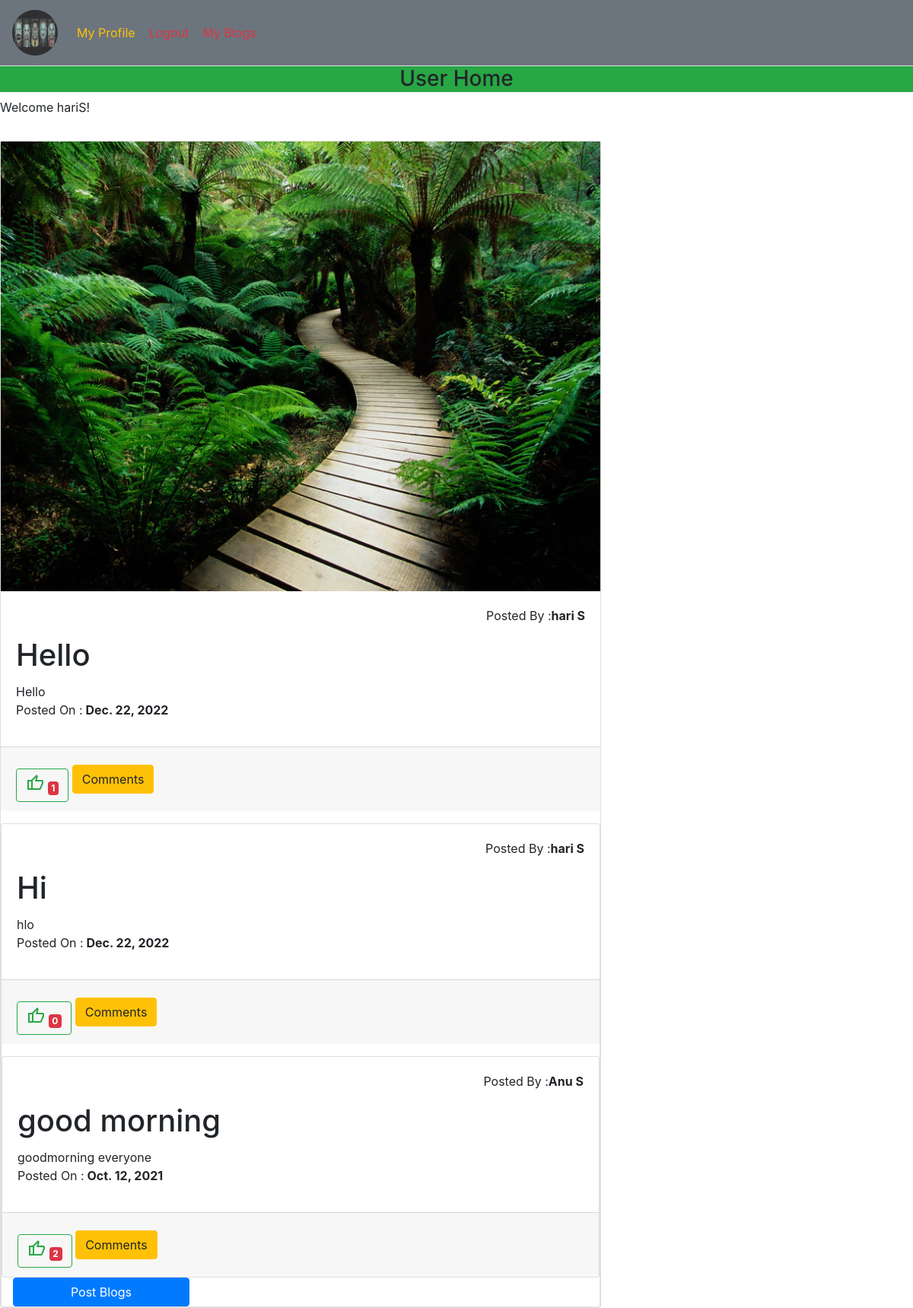
Screenshot of /user/hme/ (signed in) with the database file from the repository.
### accounts/models.py (models this page shows)
class UserProfile(models.Model):
    popic=models.ImageField(upload_to='profile_pictures')
    options=(
        ('male','male'),
        ('female','female'),
        ('others','others'),
    )
    gender=models.CharField(max_length=12,choices=options,default='male')
    phone=models.IntegerField()
    user=models.OneToOneField(User,on_delete=models.CASCADE,related_name='users')

### user/models.py (models this page shows)
class BlogModel(models.Model):
    title=models.CharField(max_length=100)
    content=models.TextField()
    image=models.ImageField(upload_to="blog_images",null=True,blank=True)
    date=models.DateField(null=True,auto_now_add=True)
    author=models.ForeignKey(User,on_delete=models.CASCADE,related_name='author')
    liked_by=models.ManyToManyField(User)
    @property
    def liked_cnt(self):
        liked_cn=self.liked_by.all().count()
        return liked_cn

### user/views.py (the view, shortened to what this page needs)
# urls.py: 2. Add a URL to urlpatterns:  path('', Home.as_view(), name='home')
@method_decorator(signin_required,name="dispatch")
class Home(CreateView):
    template_name="home2.html"
    model=BlogModel
    form_class=BlogForm
    success_url=reverse_lazy('hme')
    def get_context_data(self, **kwargs):
        context = super().get_context_data(**kwargs)
        blog=self.model.objects.all().order_by('-date')
        context['blog']=blog
        cmnt=CommentForm()
        context['comment']=cmnt
        context['comments']=CommentModel.objects.all()
        return context

### user/views.py (called while the page is built)
def signin_required(fn):
    def wrapper(req,*args,**kwargs):
        if req.user.is_authenticated:
            return fn(req,*args,*kwargs)
        else:
            return redirect('log')
    return wrapper

### user/templates/home2.html (shortened to what this page needs)
<!doctype html>
<html lang="en">
  <head>
    <link rel="stylesheet" href="https://stackpath.bootstrapcdn.com/bootstrap/4.3.1/css/bootstrap.min.css">
  </head>
  <body>
    <nav class="navbar navbar-expand-sm bg-secondary nav-tabs ">
      <a class="navbar-brand" href="{%url 'hme'%}">
        <img src="{{request.user.users.popic.url}}" style="width: 60px ;height:60px" class="rounded-circle"></a>
      <ul class="navbar-nav">
      <li class="nav-item"><a href="{% url 'profile' %}" class="nav-link btn btn-outline-warning">My Profile</a></li>
      <li class="nav-item"><a href="{% url 'logout' %}" class="nav-link btn btn-outline-danger">Logout</a></li
      <li class="nav-item"><a href="{% url 'myblog' %}" class="nav-link btn btn-outline-danger">My Blogs</a></li>
    </ul>
  </nav>
  {% block user%}
      <h3 class="bg-success  display-6 text-center">User Home</h3>
      <p> Welcome {{request.user.first_name}}{{request.user.last_name}}!</p>
      <div class="row">
        <div class="col-8">
        {%for i in blog%}
        <div class="card mt-3">
          {% if i.image %}
          <img src="{{i.image.url}}" alt="blog-image">
          {%endif%}
          <div class="card-body">
            <p class="text-right">Posted By :<b>{{i.author.first_name}} {{i.author.last_name}}</b></p>
            <h1 class="card-title"> {{i.title}}</h1>
            <div class="card-content">
              {{i.content}}
            </div>
            <p>Posted On :<b> {{i.date}}</b></p>
        </div>
        <div class="card-footer">
          <a href="{% url 'like' i.id %}" class="btn btn-outline-success mt-3"><span class="material-symbols-outlined">
            thumb_up</span>
          <span class="badge badge-danger">
            {{i.liked_cnt}}</span></a>
  <button data-toggle="collapse" class="btn btn-warning " data-target="#demo{{i.id}}"> Comments</button>
  </div>
        {%endfor%}
      </div>
        <div class="col-4">
           <button data-toggle="collapse" class="btn btn-primary btn-block" data-target="#demo">Post Blogs</button>
      </div>
        </div>
   {%endblock user %}
  </body>
</html>

### rows the page displays
BlogModel: image (picture), author.first_name "hari", author.last_name "S", title "Hello", content "Hello", date "Dec. 22, 2022", liked_cnt "1"
BlogModel: author.first_name "hari", author.last_name "S", title "Hi", content "hlo", date "Dec. 22, 2022", liked_cnt "0"
BlogModel: author.first_name "Anu", author.last_name "S", title "good morning", content "goodmorning everyone", date "Oct. 12, 2021", liked_cnt "2"

### other values shown
{{ request.user.first_name }} "hari"
{{ request.user.last_name }} "S"
